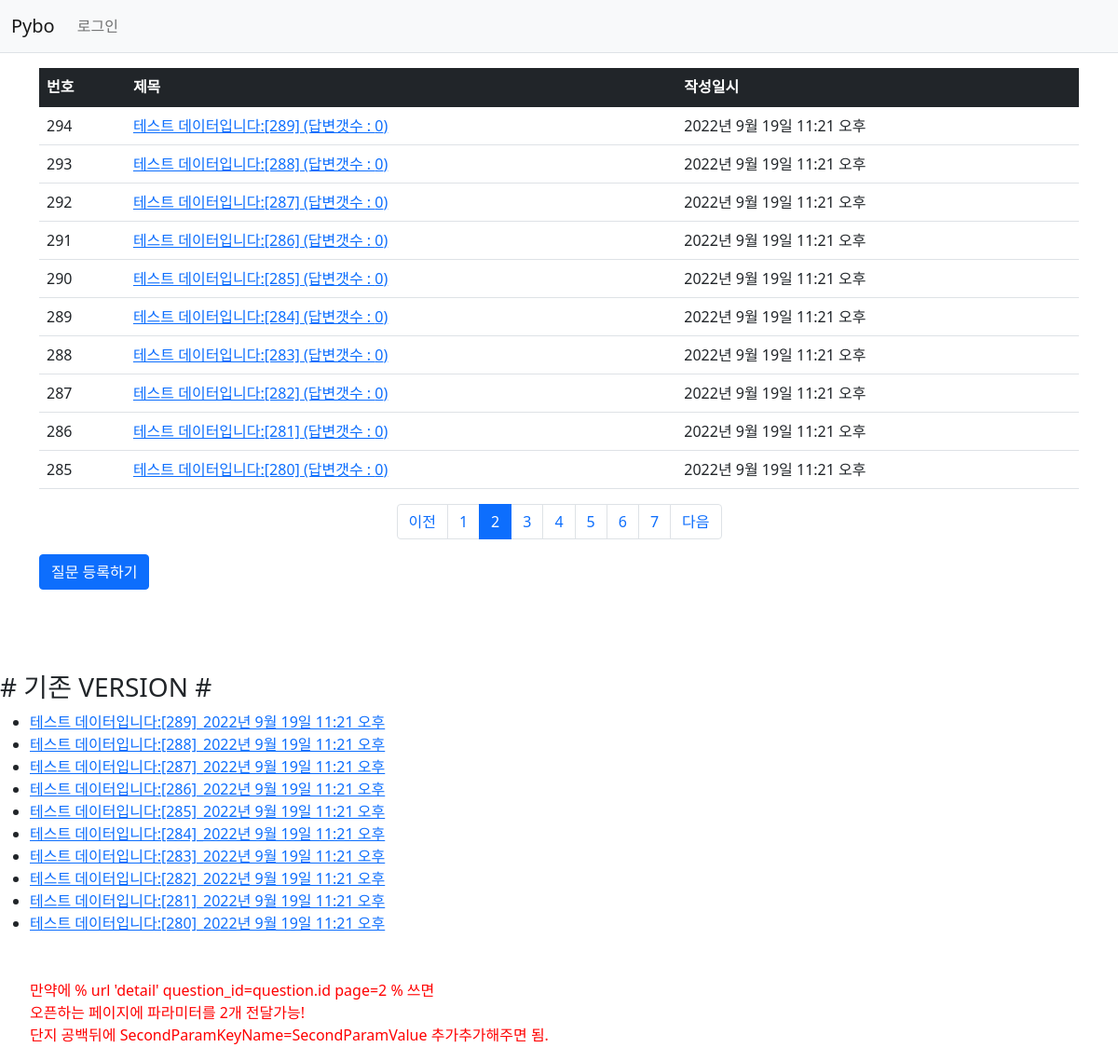
Page /pybo/?page=2 on the committed database.
### pybo/models.py (models this page shows, shortened)
class Question(models.Model):
    subject = models.CharField(max_length=200)
    content = models.TextField()
    create_date = models.DateTimeField()

### pybo/views.py (the view)
# urls.py: 만약에 path('/', views.index),
def index(request):
    page = request.GET.get('page', '1')  # 페이지 initial 값
    question_list = Question.objects.order_by('-create_date')
    '''
     question_lit 를  정렬하여 끌고오기- 정렬순이 강제된 상태..   order by 뒤를 변수화 하면 어떨까?

     - 를 눈여겨 볼 것.  DESC와 같다, 즉 최신 값부터 끌고오도록 한다는 의미

    '''
    paginator = Paginator(question_list, 10)  # 페이지당 10개씩 보여주기
    page_obj = paginator.get_page(page)
    context = {'question_list': page_obj}
    '''
       querySet 을  context 라는 곳에 담아버리기. ,  body에  뭉쳐담아서 response 하기
    '''
    return render(request, 'pybo/question_list.html', context)
    '''
        index  >>  기본적으로  /pybo/ 로 들어온 경우 꺼내올 VIEW 지정..

     question_lit 를  정렬하여 끌고오기- 정렬순이 강제된 상태..   order by 뒤를 변수화 하면 어떨까?
    '''

### pybo/templatetags/pybo_filter.py (called while the page is built)
@register.filter
def sub(value, arg):
    return value - arg

### templates/pybo/question_list.html (shortened to what this page needs)
{% extends 'base.html' %}
{% load pybo_filter %}
{% block content %}
<div class="container my-3">
    <table class="table">
        <thead>
        <tr class="table-dark">
            <th>번호</th>
            <th>제목</th>
            <th>작성일시</th>
        </tr>
        </thead>
        <tbody>
        {% if question_list %}
        {% for question in question_list %}
        <tr>
            <td>
                {{ question_list.paginator.count|sub:question_list.start_index|sub:forloop.counter0|add:1 }}
            </td>
            <td>
                <a href="{% url 'pybo:detail' question.id %}"> {{ question.subject }}  (답변갯수 : {{ question.answer_set.count }})</a>
            </td>
            <td>{{ question.create_date }}</td>
        </tr>
        {% endfor %}
        {% else %}
        <tr>
            <td colspan="3">질문이 없습니다.</td>
        </tr>
        {% endif %}
        </tbody>
    </table>
    <ul class="pagination justify-content-center">
        {% if question_list.has_previous %}
        <li class="page-item">
            <a class="page-link" href="?page={{ question_list.previous_page_number }}">이전</a>
        </li>
        {% else %}
        <li class="page-item disabled">
            <a class="page-link" tabindex="-1" aria-disabled="true" href="#">이전</a>
        </li>
        {% endif %}
        {% for page_number in question_list.paginator.page_range %}
        {% if page_number >= question_list.number|add:-5 and page_number <= question_list.number|add:5 %}
        {% if page_number == question_list.number %}
        <li class="page-item active" aria-current="page">
            <a class="page-link" href="?page={{ page_number }}">{{ page_number }}</a>
        </li>
        {% else %}
        <li class="page-item">
            <a class="page-link" href="?page={{ page_number }}">{{ page_number }}</a>
        </li>
        {% endif %}
        {% endif %}
        {% endfor %}
        {% if question_list.has_next %}
        <li class="page-item">
            <a class="page-link" href="?page={{ question_list.next_page_number }}">다음</a>
        </li>
        {% else %}
        <li class="page-item disabled">
            <a class="page-link" tabindex="-1" aria-disabled="true" href="#">다음</a>
        </li>
        {% endif %}
    </ul>
    <a href="{% url 'pybo:question_create' %}" class="btn btn-primary">질문 등록하기</a>
</div>
<br>
<br>
<br>
<h3># 기존 VERSION #</h3>
{% if question_list %}
    <ul>
    {% for question in question_list %}
        <li><a href="{% url 'pybo:detail' question.id %}">{{ question.subject }}_{{question.create_date}}</a></li>
    {% endfor %}
        <li  style="color:red;list-style:none;"><br/><br/>만약에  % url 'detail' question_id=question.id page=2 % 쓰면
            <br/>오픈하는 페이지에 파라미터를 2개 전달가능!
            <br/>단지 공백뒤에 SecondParamKeyName=SecondParamValue 추가추가해주면 됨.</li>
    </ul>
{% else %}
    <p>질문이 없습니다.</p>
{% endif %}
{% endblock %}

### rows in the picture
Question: paginator.count|sub "294", subject "테스트 데이터입니다:[289]", answer_set.count "0", create_date "2022년 9월 19일 11:21 오후"
Question: paginator.count|sub "293", subject "테스트 데이터입니다:[288]", answer_set.count "0", create_date "2022년 9월 19일 11:21 오후"
Question: paginator.count|sub "292", subject "테스트 데이터입니다:[287]", answer_set.count "0", create_date "2022년 9월 19일 11:21 오후"
Question: paginator.count|sub "291", subject "테스트 데이터입니다:[286]", answer_set.count "0", create_date "2022년 9월 19일 11:21 오후"
Question: paginator.count|sub "290", subject "테스트 데이터입니다:[285]", answer_set.count "0", create_date "2022년 9월 19일 11:21 오후"
Question: paginator.count|sub "289", subject "테스트 데이터입니다:[284]", answer_set.count "0", create_date "2022년 9월 19일 11:21 오후"
Question: paginator.count|sub "288", subject "테스트 데이터입니다:[283]", answer_set.count "0", create_date "2022년 9월 19일 11:21 오후"
Question: paginator.count|sub "287", subject "테스트 데이터입니다:[282]", answer_set.count "0", create_date "2022년 9월 19일 11:21 오후"
Question: paginator.count|sub "286", subject "테스트 데이터입니다:[281]", answer_set.count "0", create_date "2022년 9월 19일 11:21 오후"
Question: paginator.count|sub "285", subject "테스트 데이터입니다:[280]", answer_set.count "0", create_date "2022년 9월 19일 11:21 오후"

### other values in the picture
{{ page_number }} "1" "3" "4" "5" "6" "7"
{{ page_number }} "2"
